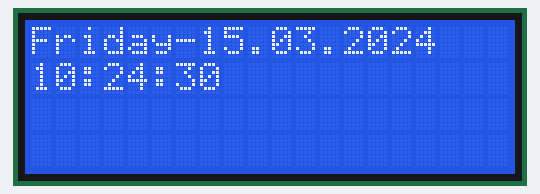
A sketch run on a simulated Arduino Uno, built with avr-gcc and run on an emulated ATmega328P. On the bench: 20×4 character LCD. The local clock reads 2024-03-15 10:24:30 at power-on unless the sketch sets it.

Above: at 0.1 s.
At 4.1 s:
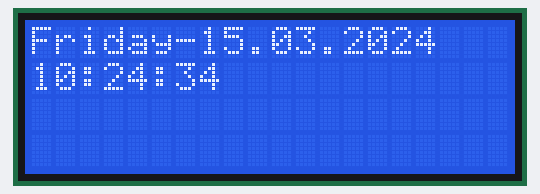
At 11.1 s:
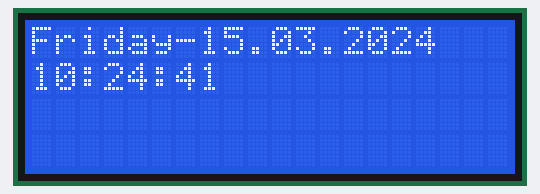
At 19.1 s:
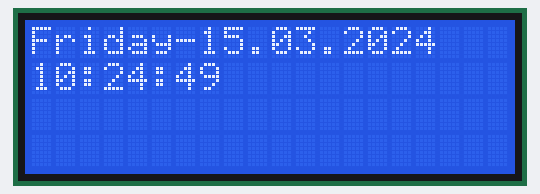
At 29.1 s:
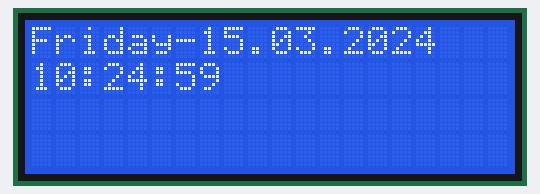
At 38.1 s:
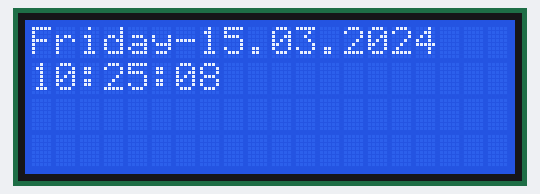

The sketch:

source_code_jam_digital.ino
```cpp
#include <LiquidCrystal_I2C.h>
#include <DS3231.h>
#include <Wire.h>

//Create objects
  LiquidCrystal_I2C lcd(0x27, 20, 4);
  DS3231 rtc (SDA, SCL);

//Variables Declaration
  //For time
    String time;
    String date;
    String day;
    String dateTime;
    int hour;
    int minute;
    int second;

void setup()
{
    Serial.begin(9600);

    lcd.init();
    lcd.backlight();

    rtc.begin();
    Wire.begin();
}

void loop()
{
  setDateTime();
  showTimeOnLCD();
}

void setDateTime() {
  time = rtc.getTimeStr();
  date = rtc.getDateStr();
  day = rtc.getDOWStr();
  dateTime = day + "-" +date;

  //Separate hour, minute, and second
    hour = time.substring(0, 2).toInt();
    minute = time.substring(3, 5).toInt();
    second = time.substring(6, 8).toInt();
}

void showTimeOnLCD() {
  lcd.setCursor(0, 0); //Set text location on LCD (x, y)
  lcd.print(dateTime);

  lcd.setCursor(0, 1);
  lcd.print(time);
}
```

Measured:
- what the display in image 1 shows lasts 1.0 s, from 4.1 s to 5.1 s
